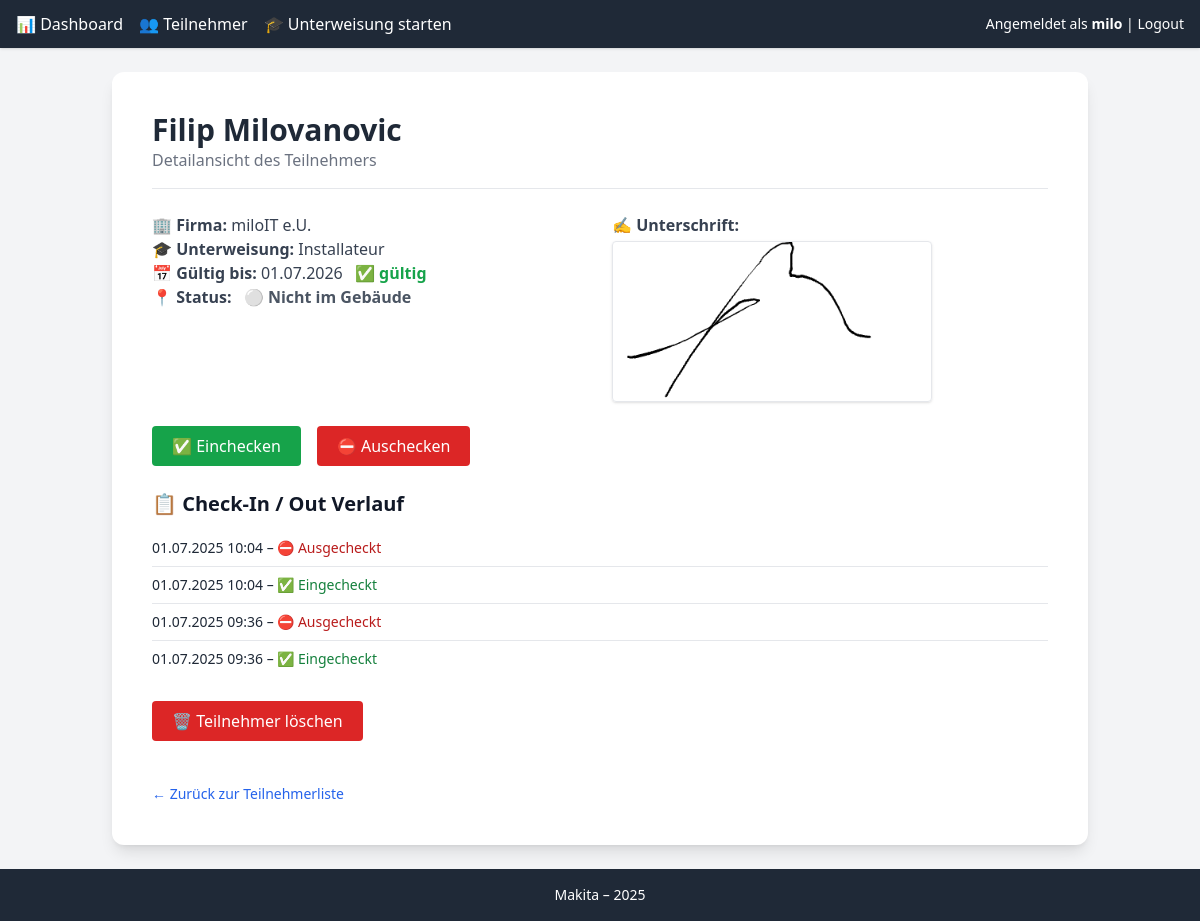
The page /teilnehmer/2/ (signed in) on the database its author committed.
### unterweisungen/models.py (models this page shows, shortened)
class Teilnehmer(models.Model):
    vorname = models.CharField(max_length=100)
    nachname = models.CharField(max_length=100)
    firma = models.CharField(max_length=200)
    besuchsgrund = models.TextField()
    unterschrift_datei = models.ImageField(upload_to='signatures/', null=True, blank=True)
    unterweisungstyp = models.ForeignKey(Unterweisungstyp, on_delete=models.CASCADE)
    gueltig_bis = models.DateField(default=timezone.now() + timedelta(days=365))

class Unterweisungstyp(models.Model):
    name = models.CharField(max_length=100)
    slug = models.SlugField(unique=True, blank=True)
    UNTERWEISUNG_ARTEN = [
        ('video', 'Video'),
        ('text', 'Text'),
    ]
    unterweisung_art = models.CharField(max_length=10, choices=UNTERWEISUNG_ARTEN, default='video')
    video = models.FileField(upload_to='unterweisungsvideos/', blank=True, null=True)
    text_markdown = MarkdownxField(blank=True, null=True)

class CheckEintrag(models.Model):
    teilnehmer = models.ForeignKey(Teilnehmer, on_delete=models.CASCADE)
    zeitpunkt = models.DateTimeField(auto_now_add=True)
    aktion = models.CharField(max_length=10, choices=[('ein', 'Einchecken'), ('aus', 'Auschecken')])

### unterweisungen/views.py (the view)
# urls.py: path('teilnehmer/<int:pk>/', views.teilnehmer_detail, name='teilnehmer_detail'),
@login_required
def teilnehmer_detail(request, pk):
    if not request.session.get('zugang_erlaubt'):
        return redirect('passwort_wall')
    teilnehmer = get_object_or_404(Teilnehmer, pk=pk)
    check_history = CheckEintrag.objects.filter(teilnehmer=teilnehmer).order_by('-zeitpunkt')
    if request.method == "POST":
        if 'checkin' in request.POST:
            CheckEintrag.objects.create(teilnehmer=teilnehmer, aktion='ein')
        elif 'checkout' in request.POST:
            CheckEintrag.objects.create(teilnehmer=teilnehmer, aktion='aus')
        return redirect('teilnehmer_detail', pk=pk)
    letzter_check = CheckEintrag.objects.filter(teilnehmer=teilnehmer).order_by('-zeitpunkt').first()
    status = "Nicht im Haus"
    if letzter_check and letzter_check.aktion == 'ein':
        status = "Im Haus"
    ist_gueltig = teilnehmer.gueltig_bis >= now().date()
    return render(request, 'unterweisungen/teilnehmer_detail.html', {
        "teilnehmer": teilnehmer,
        "status": status,
        "ist_gueltig": ist_gueltig,
        "check_history": check_history,
    })

### unterweisungen/templates/unterweisungen/teilnehmer_detail.html (shortened to what this page needs)
{% extends "unterweisungen/base.html" %}
{% block content %}
<div class="w-full bg-white p-6 sm:p-10 rounded-xl shadow-lg space-y-6">
  <div class="border-b pb-4">
    <h2 class="text-3xl font-bold text-gray-800">
      {{ teilnehmer.vorname }} {{ teilnehmer.nachname }}
    </h2>
    <p class="text-gray-500">Detailansicht des Teilnehmers</p>
  </div>
  <div class="grid md:grid-cols-2 gap-6 text-gray-700 text-base">
    <div>
  <p><strong>🏢 Firma:</strong> {{ teilnehmer.firma }}</p>
  <p><strong>🎓 Unterweisung:</strong> {{ teilnehmer.unterweisungstyp.name }}</p>
  <p><strong>📅 Gültig bis:</strong> {{ teilnehmer.gueltig_bis|date:"d.m.Y" }}
    {% if ist_gueltig %}
      <span class="text-green-600 font-semibold ml-2">✅ gültig</span>
    {% else %}
      <span class="text-red-600 font-semibold ml-2">❌ abgelaufen</span>
    {% endif %}
  </p>
  <p><strong>📍 Status:</strong>
    {% if status == "Im Haus" %}
      <span class="text-green-600 font-semibold ml-2">🟢 Im Gebäude</span>
    {% else %}
      <span class="text-gray-600 font-semibold ml-2">⚪ Nicht im Gebäude</span>
    {% endif %}
  </p>
</div>
    {% if teilnehmer.unterschrift_datei %}
      <div>
        <p class="font-semibold mb-1">✍️ Unterschrift:</p>
        <img src="{{ teilnehmer.unterschrift_datei.url }}" alt="Unterschrift"
             class="border rounded shadow max-w-xs w-full">
      </div>
    {% endif %}
  </div>
  <form method="post" class="flex flex-wrap gap-4">
    <button name="checkin" class="bg-green-600 text-white px-5 py-2 rounded hover:bg-green-700 transition">
      ✅ Einchecken
    </button>
    <button name="checkout" class="bg-red-600 text-white px-5 py-2 rounded hover:bg-red-700 transition">
      ⛔ Auschecken
    </button>
  </form>
  <div>
    <h3 class="text-xl font-semibold mb-3 mt-6">📋 Check-In / Out Verlauf</h3>
    {% if check_history %}
      <ul class="divide-y divide-gray-200">
        {% for eintrag in check_history %}
          <li class="py-2 text-sm text-gray-800">
            {{ eintrag.zeitpunkt|date:"d.m.Y H:i" }} –
            {% if eintrag.aktion == "ein" %}
              ✅ <span class="text-green-700 font-medium">Eingecheckt</span>
            {% else %}
              ⛔ <span class="text-red-700 font-medium">Ausgecheckt</span>
            {% endif %}
          </li>
        {% endfor %}
      </ul>
    {% else %}
      <p class="text-gray-500 text-sm">Noch keine Check-Ins vorhanden.</p>
    {% endif %}
  </div>
  {% if user.is_authenticated and user.groups.all.0.name in "Admin Superadmin" %}
  <form method="post" action="{% url 'teilnehmer_loeschen' teilnehmer.pk %}" onsubmit="return confirm('Willst du diesen Teilnehmer wirklich löschen?');" class="mt-4">
    <button type="submit" class="bg-red-600 text-white px-5 py-2 rounded hover:bg-red-700 transition">
      🗑️ Teilnehmer löschen
    </button>
  </form>
  {% endif %}
  <div class="pt-4">
    <a href="{% url 'teilnehmer_liste' %}"
       class="text-blue-600 hover:underline text-sm inline-block">
      ← Zurück zur Teilnehmerliste
    </a>
  </div>
</div>
{% endblock %}

### unterweisungen/templates/unterweisungen/base.html (shortened to what this page needs)
{% load static %}
<!DOCTYPE html>
<html lang="de">
<head>
  <link href="{% static 'css/output.css' %}" rel="stylesheet">
</head>
<body class="bg-gray-100 text-gray-900 flex flex-col min-h-screen">
  <nav class="bg-gray-800 text-white px-4 py-3 shadow">
    <div class="flex flex-wrap gap-4 items-center justify-between max-w-6xl mx-auto">
      <div class="flex gap-4">
        <a href="{% url 'dashboard' %}" class="hover:underline">📊 Dashboard</a>
        <a href="{% url 'teilnehmer_liste' %}" class="hover:underline">👥 Teilnehmer</a>
        <a href="{% url 'unterweisung_auswahl' %}" class="hover:underline">🎓 Unterweisung starten</a>
      </div>
      <div class="text-sm">
        {% if user.is_authenticated %}
          Angemeldet als <strong>{{ user.username }}</strong> |
          <a href="{% url 'logout' %}" class="text-red-400 hover:underline">Logout</a>
        {% else %}
          <a href="{% url 'login' %}" class="text-blue-400 hover:underline">Login</a>
        {% endif %}
      </div>
    </div>
  </nav>
  <main class="flex-grow max-w-5xl mx-auto w-full p-6">
    {% block content %}{% endblock %}
  </main>
  <footer class="bg-gray-800 text-white text-center py-4">
    <p class="text-sm">Makita – 2025</p>
  </footer>
</body>
</html>

### rows shown on the page
Teilnehmer: vorname "Filip", nachname "Milovanovic", firma "miloIT e.U.", unterweisungstyp.name "Installateur", gueltig_bis "01.07.2026", unterschrift_datei (picture)
CheckEintrag: zeitpunkt "01.07.2025 10:04", aktion "Ausgecheckt"
CheckEintrag: zeitpunkt "01.07.2025 10:04", aktion "Eingecheckt"
CheckEintrag: zeitpunkt "01.07.2025 09:36", aktion "Ausgecheckt"
CheckEintrag: zeitpunkt "01.07.2025 09:36", aktion "Eingecheckt"

### other values the page prints
{{ user.username }} "milo"
